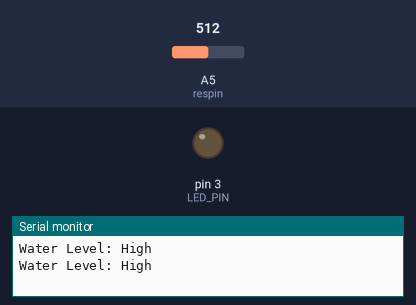
A sketch run on a simulated Arduino Uno, built with avr-gcc and run on an emulated ATmega328P. On the bench: output pins drawn as LEDs (lit = HIGH), the last lines printed to the serial monitor. The test bench sets the inputs (shaded band); at power-on: A5 (respin) = 512.

Above: at 1.8 s.
1.9 s: A5 (respin) set to 345
3.4 s: A5 (respin) set to 316
At 4.9 s:
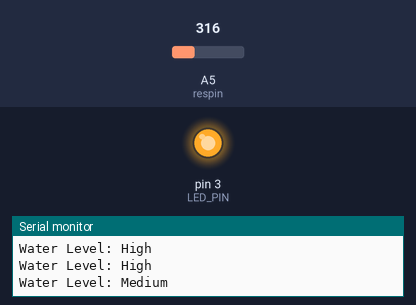
5.5 s: A5 (respin) set to 340
At 6.5 s:
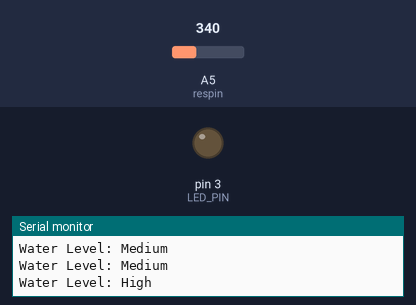
7.5 s: A5 (respin) set to 320
At 9.2 s:
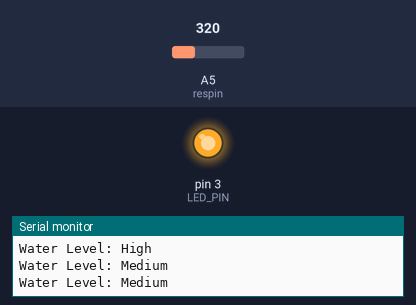
Timing chart, 0 to 10.5 s (numbered marks = the images above; inputs shaded):
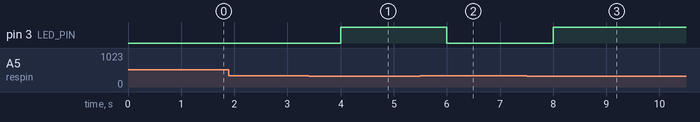

The sketch:

runpump.ino
```cpp
int resval = 0;  // holds the value
int respin = A5; // sensor pin used
int LED_PIN = 3 ; //digital pin for relay/motor activation
void setup() {

  // initialize digital pin LED_BUILTIN as an output.
  pinMode(LED_PIN, OUTPUT); //tell it that ill be using this pin
  // start the serial console
  Serial.begin(9600);   //serial output for debugging

}

void loop() {

  resval = analogRead(respin); //Read data from analog pin and store it to resval variable

  if (resval<=100){           //if water is low
    Serial.println("Water Level: Empty");
    digitalWrite(LED_PIN, HIGH);      //turn on motor
  }
  else if (resval>100 && resval<=300){
    Serial.println("Water Level: Low");
    digitalWrite(LED_PIN, HIGH);        //also turn on motor
    }
  else if (resval>300 && resval<=330){
    Serial.println("Water Level: Medium");
    digitalWrite(LED_PIN, HIGH);    //also turn on motor
  }
  else if (resval>330){
    Serial.println("Water Level: High");
    digitalWrite(LED_PIN, LOW);     //tank full, turn off motor
  }
  delay(1000); //wait for the motor to start/stop before making a new decision
}
```

Measured:
- the behaviour switches between 331 and 330 on A5 (respin) (found by bisection; images 0 and 1)
- after the input at 3.4 s, pin 3 (LED_PIN): LOW → HIGH after 0.60 s
- after the input at 5.5 s, pin 3 (LED_PIN): HIGH → LOW after 0.50 s
- after the input at 7.5 s, pin 3 (LED_PIN): LOW → HIGH after 0.50 s
